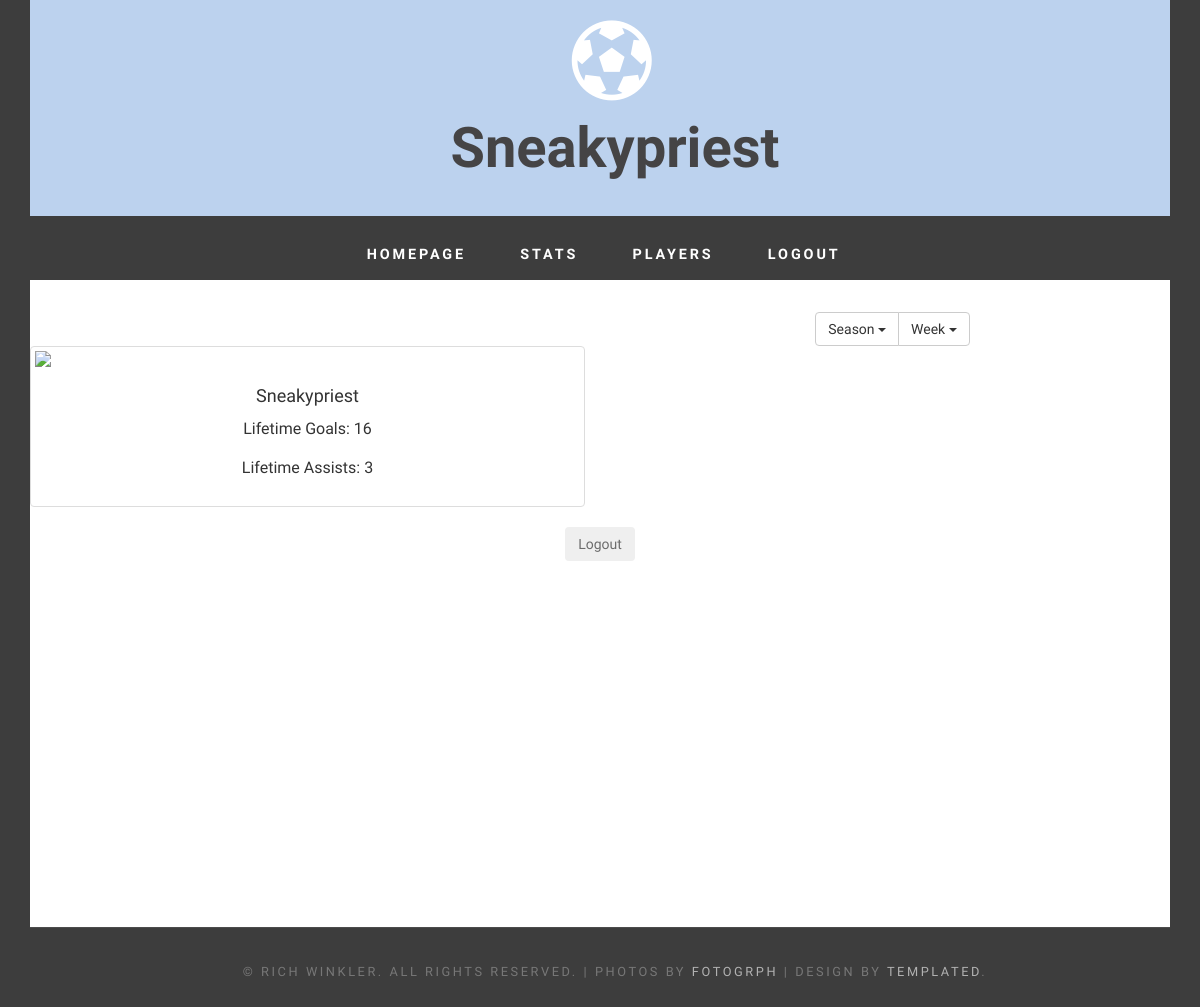
Screenshot of /schedule/main/ (signed in) with the database file from the repository.
### stats/models.py (models this page shows, shortened)
class Player(models.Model):
    user = models.OneToOneField(User,on_delete=models.CASCADE,null=True)
    player_first_name = models.CharField(max_length=200)
    player_last_name = models.CharField(max_length=200)
    player_nickname = models.CharField(max_length=200,primary_key=True)
    lifetime_goals = models.IntegerField(default=0)
    lifetime_assists = models.IntegerField(default=0)
    lifetime_saves = models.IntegerField(default=0)
    lifetime_shots = models.IntegerField(default=0)
    lifetime_points = models.IntegerField(default=0)
    player_team = models.ForeignKey(Team,default=0)
    class Meta:
        ordering = ['-player_last_name']
    def update_stats(self):
        gs = GameStats.objects.filter(player=self)
        self.lifetime_goals = gs.aggregate(models.Sum('goals'))['goals__sum']
        self.lifetime_assists = gs.aggregate(models.Sum('assists'))['assists__sum']
        self.lifetime_saves = gs.aggregate(models.Sum('saves'))['saves__sum']
        self.lifetime_shots = gs.aggregate(models.Sum('shots'))['shots__sum']
        self.lifetime_points = gs.aggregate(models.Sum('points'))['points__sum']

### schedule/views.py (the view)
@login_required
def main(request):
    user = request.user
    player = user.player
    player.update_stats()
    gs = GameStats.objects.filter(player=player)
    seasons = []
    weeks = []
    for row in gs:
        cur_w = row.game.gameweek.number
        if cur_w not in weeks:
            weeks.append(cur_w)
        cur_s = row.game.gameweek.season.slug
        if cur_s not in seasons:
            seasons.append(cur_s)
    sorted(weeks)
    sorted(seasons)
    return render(request,'schedule/main.html',{'stats':gs,'player':player,'user':user,'weeks':weeks,'seasons':seasons})

### rocketleague/templates/schedule/main.html (shortened to what this page needs)
{% extends 'base.html' %}
{% load static %}
{% block h1 %} {{player.player_nickname}} {% endblock %}
{% block content %}
<div class="row">
	<div class="col-md-6 col-md-offset-6">
		<div class="btn-group" role="group" aria-label="...">
			<div class="btn-group" role="group">
				<button class="btn btn-default dropdown-toggle" type="button" id="season-dropdown" data-toggle="dropdown" aria-haspopup="true" aria-expanded="false">
					Season
					<span class="caret"></span>
				</button>
			</div>
			<div class="btn-group" role="group">
				<button class="btn btn-default dropdown-toggle" type="button" id="week-dropdown" data-toggle="dropdown" aria-haspopup="true" aria-expanded="false">
					Week
					<span class="caret"></span>
				</button>
			</div>
		</div>
	</div>
</div>
<div class="row">
	<div class="col-md-6">
		<div class="thumbnail">
			<img src="{% static 'img/av.jpg' %}" />
			<div class="caption">
				<h4>Sneakypriest</h4>
				<p> Lifetime Goals: {{ player.lifetime_goals }} </p>
				<p> Lifetime Assists: {{ player.lifetime_assists }} </p>
			</div>
		</div>
	</div>
	<div class="col-md-6">
	</div>
</div>
<div class="row">
<div id="logout">
	<form class="form-horizontal" name="LogoutForm" action="/schedule/logout/" method="post">
	<div class="control-group">
		<div class="controls">
			<button type="submit" class="btn">Logout</button>
		</div>
	</div>
	</form>
	</div>
  </div>
{% endblock %}

### static/css/default.css (style rules this page uses)
html { height: 100%; }
body { margin: 0px; padding: 0px; background: #3D3D3D; font-family: 'Source Sans Pro', sans-serif; font-size: 12pt; font-weight: 300; color: #6c6c6c }
p, ol, ul { margin-top: 0; }
p { line-height: 180%; }

### rows the page displays
Player: player_nickname "Sneakypriest", lifetime_goals "16", lifetime_assists "3"
